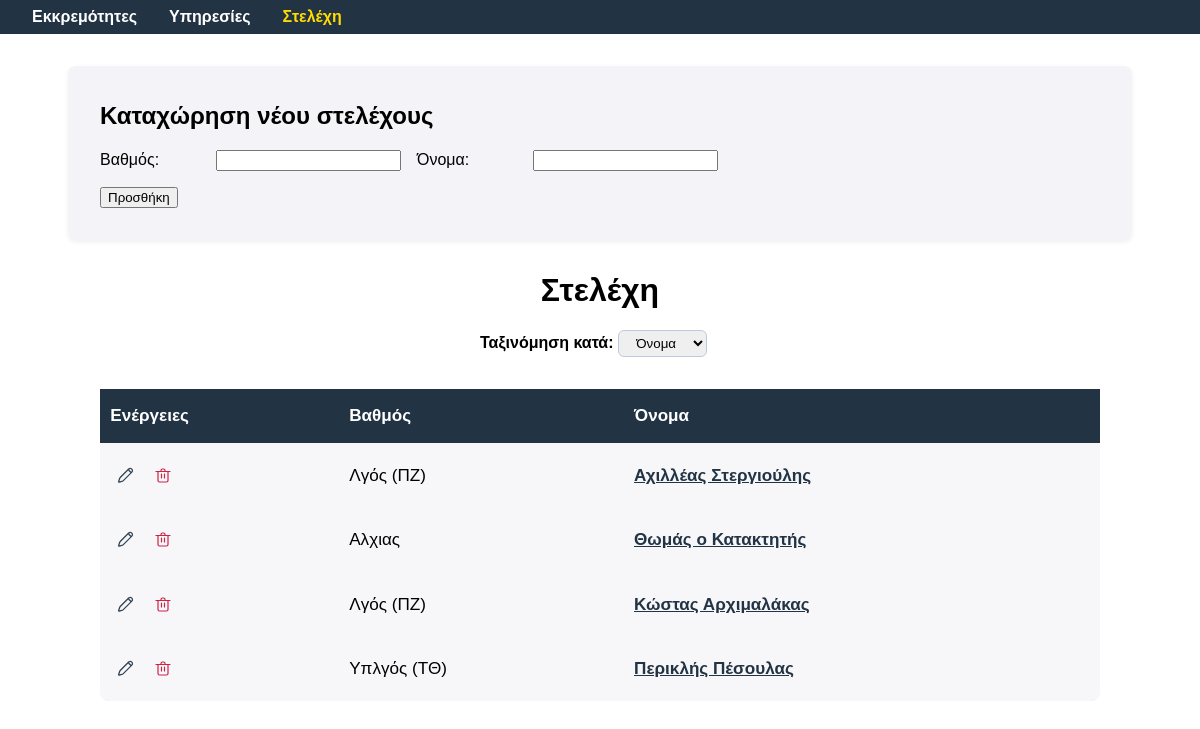
Page /staff on the earlier database version.
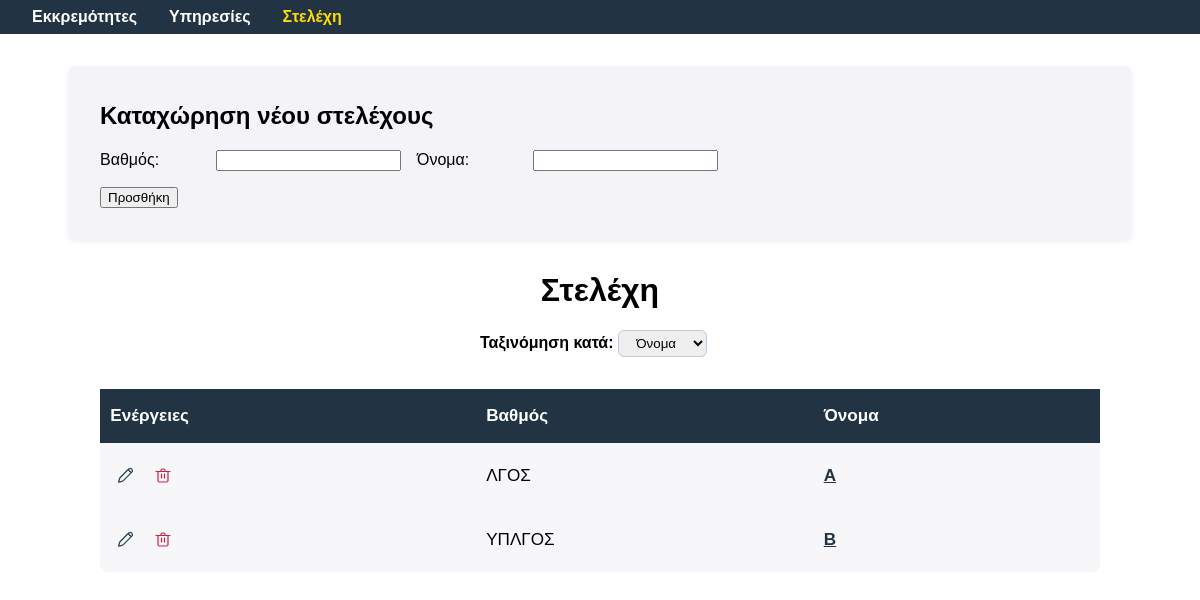
Same page on the later database version.
### app.py (models this page shows)
class Staff(db.Model):
    id = db.Column(db.Integer, primary_key=True)
    name = db.Column(db.String(120), nullable=False)
    rank = db.Column(db.String(50), nullable=True)  # Optional

### app.py (the view)
@app.route('/staff')
def staff():
    order_by = request.args.get('order_by', 'name')
    if order_by == 'rank':
        staff = Staff.query.order_by(Staff.rank, Staff.name).all()
    else:  # default: order by name
        staff = Staff.query.order_by(Staff.name).all()
    return render_template('staff.html', staff=staff, order_by=order_by)

### app.py (called while the page is built)
@app.before_request
def create_tables():
    db.create_all()

### templates/staff.html (shortened to what this page needs)
<!doctype html>
<html lang="el">
<head>
</head>
<body>
  <nav class="navbar">
    <a href="{{ url_for('index') }}">Εκκρεμότητες</a>
    <a href="{{ url_for('duties') }}">Υπηρεσίες</a>
    <a href="{{ url_for('staff') }}" class="active">Στελέχη</a>
  </nav>
  <div class="form-section">
    <h2>Καταχώρηση νέου στελέχους</h2>
    <form action="{{ url_for('add_staff') }}" method="post">
      <div class="form-row">
        <label>Βαθμός:</label>
        <input name="rank">
        <label>Όνομα:</label>
        <input name="name" required>
      </div>
      <button type="submit">Προσθήκη</button>
    </form>
  </div>
  <h1 style="text-align:center;">Στελέχη</h1>
  <form method="get" style="margin-bottom:1em; text-align:center;">
    <label for="order_by"><b>Ταξινόμηση κατά:</b></label>
    <select name="order_by" id="order_by" onchange="this.form.submit()" style="padding:0.3em 1em; border-radius:6px; border:1px solid #bcd; margin-right:1em;">
      <option value="name" {% if order_by == 'name' %}selected{% endif %}>Όνομα</option>
    </select>
  </form>
  <div class="staff-table-container">
    <table class="staff-table">
      <thead>
        <tr>
          <th>Ενέργειες</th>
          <th>Βαθμός</th>
          <th>Όνομα</th>
        </tr>
      </thead>
      <tbody>
        {% for s in staff %}
        <tr>
          <td>
            <div class="actions">
              <a class="icon-btn" href="{{ url_for('edit_staff', staff_id=s.id) }}" title="Επεξεργασία">
                <svg width="20" height="20" viewBox="0 0 20 20" fill="none"><path d="M13.85 3.15a2.1 2.1 0 0 1 2.97 2.97l-8.49 8.49a2 2 0 0 1-.71.45l-3.34 1.11a.5.5 0 0 1-.63-.63l1.11-3.34a2 2 0 0 1 .45-.71l8.49-8.49zM15.56 6.06l-1.62-1.62" stroke="#345" stroke-width="1.3" stroke-linecap="round" stroke-linejoin="round"/></svg>
              </a>
              <form class="inline" action="{{ url_for('delete_staff', staff_id=s.id) }}" method="post" onsubmit="return confirm('Διαγραφή στελέχους και όλων των υπηρεσιών του;');">
                <button class="icon-btn" type="submit" title="Διαγραφή">
                  <svg width="20" height="20" viewBox="0 0 20 20" fill="none"><path d="M5 6.5v9A1.5 1.5 0 0 0 6.5 17h7a1.5 1.5 0 0 0 1.5-1.5v-9M8.5 9v4M11.5 9v4M3 6.5h14M8 6.5V5.5A1.5 1.5 0 0 1 9.5 4h1A1.5 1.5 0 0 1 12 5.5v1" stroke="#c24" stroke-width="1.2" stroke-linecap="round" stroke-linejoin="round"/></svg>
                </button>
              </form>
            </div>
          </td>
          <td>{{ s.rank }}</td>
          <td>
            <a href="{{ url_for('staff_duties', staff_id=s.id) }}" class="staff-link">
              {{ s.name }}
            </a>
          </td>
        </tr>
        {% endfor %}
      </tbody>
    </table>
  </div>
</body>
</html>

Differences in the rows shown:
removed Staff: rank "Αλχιας", name "Θωμάς ο Κατακτητής"
removed Staff: rank "Λγός (ΠΖ)", name "Κώστας Αρχιμαλάκας"
changed Staff: rank "Λγός (ΠΖ)" → "ΛΓΟΣ"; name "Αχιλλέας Στεργιούλης" → "Α"
changed Staff: rank "Υπλγός (ΤΘ)" → "ΥΠΛΓΟΣ"; name "Περικλής Πέσουλας" → "Β"
